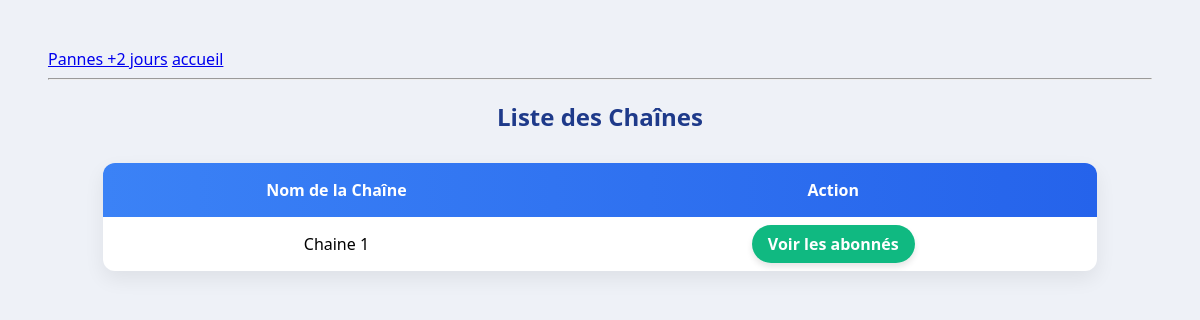
Before: /chaines/ with the older database file.
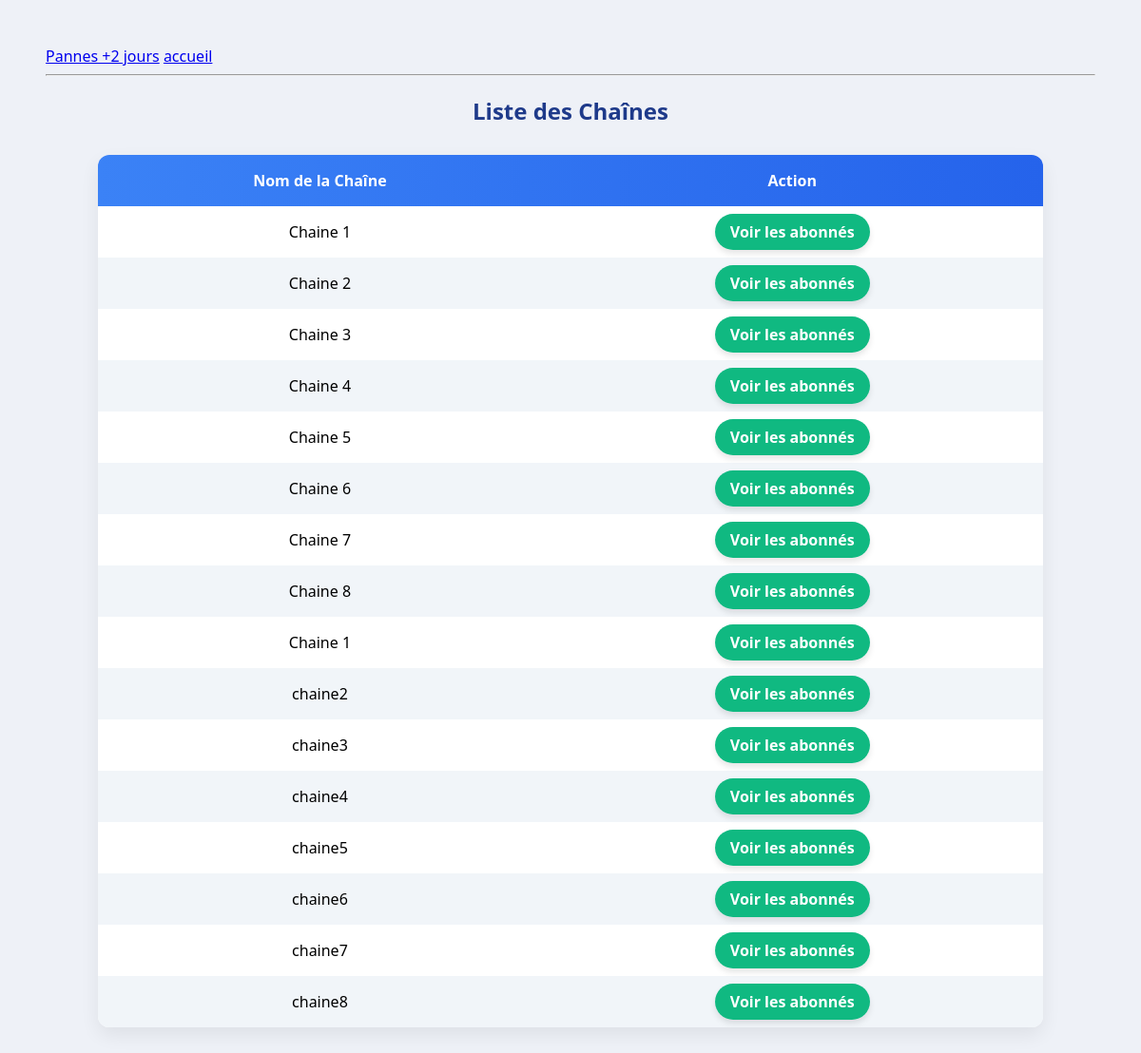
After: the same page with the newer database file.
### airponFtth/models.py (models this page shows, shortened)
class Chaine(models.Model):
    hub = models.ForeignKey(Hub, on_delete=models.CASCADE, related_name='chaines')
    nom = models.CharField(max_length=100)

### airponFtth/views.py (the view)
# urls.py: path('chaines/', views.liste_chaines, name='liste_chaines'),
def liste_chaines(request):
    chaines = Chaine.objects.all()
    return render(request, 'liste_chaines.html', {'chaines': chaines})

### airponFtth/templates/liste_chaines.html (shortened to what this page needs)
{% extends 'base.html' %}
{% block content %}
<!DOCTYPE html>
<html lang="fr">
<head>
</head>
<body>
    <h2>Liste des Chaînes</h2>
    <table>
        <thead>
            <tr>
                <th>Nom de la Chaîne</th>
                <th>Action</th>
            </tr>
        </thead>
        <tbody>
            {% for chaine in chaines %}
            <tr>
                <td>{{ chaine.nom }}</td>
                <td>
                    <a href="{% url 'abonnes_par_chaine' chaine_id=chaine.id %}" class="btn-link">
                        Voir les abonnés
                    </a>
                </td>
            </tr>
            {% empty %}
            <tr>
                <td colspan="2">Aucune chaîne disponible</td>
            </tr>
            {% endfor %}
        </tbody>
    </table>
</body>
</html>
{% endblock %}

### airponFtth/templates/base.html (shortened to what this page needs)
<!DOCTYPE html>
<html lang="fr">
<head>
</head>
<body>
    <nav>
       <a href="{% url 'pannes_plus2j' %}" class="btn btn-danger">Pannes +2 jours</a>
        <a href="{% url 'home' %}">accueil</a>
    </nav>
    <hr>
    {% block content %}
    {% endblock %}
</body>
</html>

### airponFtth/templates/liste_chaines.html (style rules this page uses)
body { font-family: 'Segoe UI', Tahoma, Geneva, Verdana, sans-serif; background-color: #eef1f7; padding: 40px; }
h2 { text-align: center; color: #1e3a8a; margin-bottom: 30px; }
table { width: 90%; margin: auto; border-collapse: collapse; background-color: #ffffff; border-radius: 12px; overflow: hidden; box-shadow: 0 8px 20px rgba(0, 0, 0, 0.07); }
thead { background: linear-gradient(to right, #3b82f6, #2563eb); color: white; }
th, td { padding: 16px; text-align: center; font-size: 16px; }
tbody tr:nth-child(even) { background-color: #f1f5f9; }
.btn-link { padding: 8px 16px; background-color: #10b981; color: white; border: none; border-radius: 30px; text-decoration: none; font-weight: bold; box-shadow: 0 4px 6px rgba(0, 0, 0, 0.1); transition: background-color 0.3s, transform 0.2s; }

Changed rows visible on the page:
added Chaine: nom "Chaine 2"
added Chaine: nom "Chaine 3"
added Chaine: nom "Chaine 4"
added Chaine: nom "Chaine 5"
added Chaine: nom "Chaine 6"
added Chaine: nom "Chaine 7"
added Chaine: nom "Chaine 8"
added Chaine: nom "Chaine 1"
added Chaine: nom "chaine2"
added Chaine: nom "chaine3"
added Chaine: nom "chaine4"
added Chaine: nom "chaine5"
added Chaine: nom "chaine6"
added Chaine: nom "chaine7"
added Chaine: nom "chaine8"
